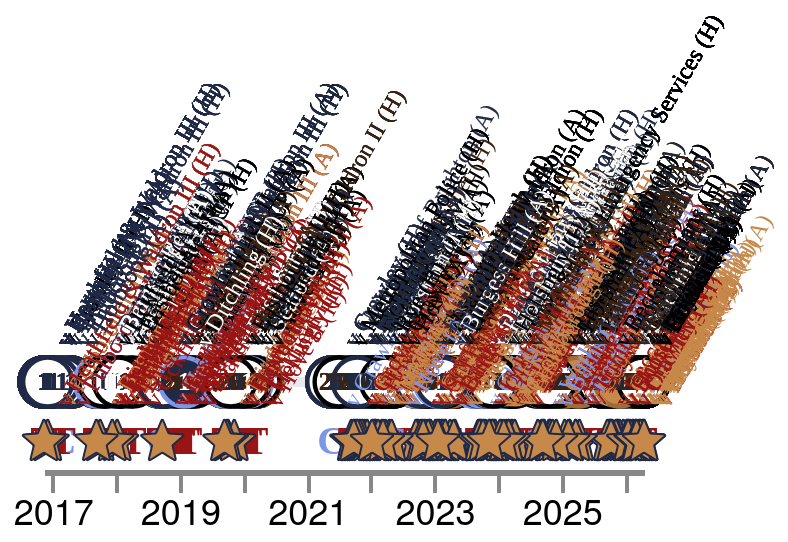

Specify this chart in Vega-Lite:
### Vega-Lite specification from a JSON file in a GitHub repository (floating-point values rounded to 4 significant figures; data arrays with more than 128 entries replaced by an {"elided": "..."} marker saying what was removed)
{"config": {"axis": {"labelFont": "PT Sans Narrow, Helvetica Neue, Helvetica, Arial, sans-serif", "titleFont": "PT Sans Narrow, Helvetica Neue, Helvetica, Arial, sans-serif", "labelFontSize": 13, "titleFontSize": 24, "gridColor": "#202947", "gridOpacity": 0.2, "zindex": 1}, "text": {"font": "Lato, sans-serif"}, "bar": {"cornerRadiusEnd": 5}, "header": {"labelFont": "PT Sans Narrow, Helvetica Neue, Helvetica, Arial, sans-serif", "titleFont": "PT Sans Narrow, Helvetica Neue, Helvetica, Arial, sans-serif", "labelFontSize": 24, "titleFontSize": 28, "labelFontWeight": "bold", "orient": "left"}, "legend": {"labelFont": "PT Sans Narrow, Helvetica Neue, Helvetica, Arial, sans-serif", "titleFont": "PT Sans Narrow, Helvetica Neue, Helvetica, Arial, sans-serif", "labelFontSize": 14, "titleFontSize": 16, "titlePadding": 5, "fillColor": "white", "strokeColor": "black", "padding": 10, "titleFontWeight": "lighter", "titleFontStyle": "italic", "titleColor": "gray", "offset": 10}, "title": {"font": "PT Sans Narrow, Helvetica Neue, Helvetica, Arial, sans-serif", "fontSize": 48, "fontWeight": "bold", "anchor": "start", "align": "center", "titlePadding": 20, "subtitlePadding": 10, "subtitleFontSize": 13, "subtitleColor": "", "subtitleFontStyle": "italic", "offset": 15, "color": "black"}, "axisX": {"labelAngle": 0}, "facet": {"title": null, "header": null, "align": {"row": "each", "column": "each"}}, "resolve": {"scale": {"y": "independent", "facet": "independent"}}, "background": "transparent", "scale": {"offsetBandPaddingOuter": 0.2, "offsetBandPaddingInner": 0.1}, "view": {"stroke": null, "background": "transparent"}}, "layer": [{"mark": {"type": "line", "color": "#202946", "opacity": 0.1, "strokeWidth": 5}, "encoding": {"tooltip": [{"field": "player", "title": "Player", "type": "nominal"}, {"field": "event_label", "title": "Milestone", "type": "nominal"}, {"field": "event_date_label", "title": "Date", "type": "nominal"}, {"field": "detail", "title": "Match", "type": "nominal"}, {"field": "result_label", "title": "Result", "type": "nominal"}, {"field": "squad_label", "title": "Squad", "type": "nominal"}], "x": {"axis": {"domainWidth": 3, "format": "%Y", "grid": false, "labelAngle": 0, "labelFlush": false, "labelFontSize": 18, "tickCount": "year", "tickSize": 10, "tickWidth": 2, "title": null}, "field": "date", "type": "temporal"}, "y": {"axis": null, "field": "row_type", "type": "nominal"}}, "transform": [{"filter": "(datum.row_type === 'appearance')"}]}, {"mark": {"type": "point", "filled": true, "opacity": 1, "shape": "circle", "size": 600, "strokeWidth": 2.2}, "encoding": {"color": {"field": "symbol_fill", "legend": null, "scale": null, "type": "nominal"}, "stroke": {"field": "symbol_stroke", "legend": null, "scale": null, "type": "nominal"}, "tooltip": [{"field": "player", "title": "Player", "type": "nominal"}, {"field": "event_label", "title": "Milestone", "type": "nominal"}, {"field": "event_date_label", "title": "Date", "type": "nominal"}, {"field": "detail", "title": "Match", "type": "nominal"}, {"field": "result_label", "title": "Result", "type": "nominal"}, {"field": "squad_label", "title": "Squad", "type": "nominal"}], "x": {"axis": {"domainWidth": 3, "format": "%Y", "grid": false, "labelAngle": 0, "labelFlush": false, "labelFontSize": 18, "tickCount": "year", "tickSize": 10, "tickWidth": 2, "title": null}, "field": "date", "type": "temporal"}, "y": {"axis": null, "field": "row_type", "type": "nominal"}}, "transform": [{"filter": "(datum.row_type === 'appearance')"}]}, {"mark": {"type": "text", "align": "center", "baseline": "middle", "font": "PT Sans Narrow", "fontSize": 13, "fontWeight": "bold"}, "encoding": {"color": {"field": "symbol_text_color", "legend": null, "scale": null, "type": "nominal"}, "text": {"field": "symbol_text", "type": "nominal"}, "tooltip": [{"field": "player", "title": "Player", "type": "nominal"}, {"field": "event_label", "title": "Milestone", "type": "nominal"}, {"field": "event_date_label", "title": "Date", "type": "nominal"}, {"field": "detail", "title": "Match", "type": "nominal"}, {"field": "result_label", "title": "Result", "type": "nominal"}, {"field": "squad_label", "title": "Squad", "type": "nominal"}], "x": {"axis": {"domainWidth": 3, "format": "%Y", "grid": false, "labelAngle": 0, "labelFlush": false, "labelFontSize": 18, "tickCount": "year", "tickSize": 10, "tickWidth": 2, "title": null}, "field": "date", "type": "temporal"}, "y": {"axis": null, "field": "row_type", "type": "nominal"}}, "transform": [{"filter": "((datum.row_type === 'appearance') && (datum.symbol_text !== ''))"}]}, {"mark": {"type": "text", "align": "center", "baseline": "middle", "font": "PT Sans Narrow", "fontSize": 20, "fontWeight": "bold"}, "encoding": {"color": {"field": "symbol_text_color", "legend": null, "scale": null, "type": "nominal"}, "text": {"field": "symbol_text", "type": "nominal"}, "tooltip": [{"field": "player", "title": "Player", "type": "nominal"}, {"field": "event_label", "title": "Milestone", "type": "nominal"}, {"field": "event_date_label", "title": "Date", "type": "nominal"}, {"field": "detail", "title": "Match", "type": "nominal"}, {"field": "result_label", "title": "Result", "type": "nominal"}, {"field": "squad_label", "title": "Squad", "type": "nominal"}], "x": {"axis": {"domainWidth": 3, "format": "%Y", "grid": false, "labelAngle": 0, "labelFlush": false, "labelFontSize": 18, "tickCount": "year", "tickSize": 10, "tickWidth": 2, "title": null}, "field": "date", "type": "temporal"}, "y": {"axis": null, "field": "row_type", "type": "nominal"}}, "transform": [{"filter": "((datum.row_type === 'event') && (datum.event_key !== 'motm'))"}]}, {"mark": {"type": "point", "opacity": 1, "size": 10, "strokeWidth": 1}, "encoding": {"fill": {"field": "symbol_fill", "legend": null, "scale": null, "type": "nominal"}, "shape": {"field": "symbol_shape", "legend": null, "scale": null, "type": "nominal"}, "stroke": {"field": "symbol_stroke", "legend": null, "scale": null, "type": "nominal"}, "tooltip": [{"field": "player", "title": "Player", "type": "nominal"}, {"field": "event_label", "title": "Milestone", "type": "nominal"}, {"field": "event_date_label", "title": "Date", "type": "nominal"}, {"field": "detail", "title": "Match", "type": "nominal"}, {"field": "result_label", "title": "Result", "type": "nominal"}, {"field": "squad_label", "title": "Squad", "type": "nominal"}], "x": {"axis": {"domainWidth": 3, "format": "%Y", "grid": false, "labelAngle": 0, "labelFlush": false, "labelFontSize": 18, "tickCount": "year", "tickSize": 10, "tickWidth": 2, "title": null}, "field": "date", "type": "temporal"}, "y": {"axis": null, "field": "row_type", "type": "nominal"}}, "transform": [{"filter": "(datum.event_key === 'motm')"}]}, {"mark": {"type": "text", "align": "left", "angle": 300, "baseline": "bottom", "color": "#4a5568", "font": "PT Sans Narrow", "fontSize": 12, "xOffset": 15, "yOffset": -15}, "encoding": {"color": {"field": "symbol_text_color", "legend": null, "scale": null, "type": "nominal"}, "text": {"field": "detail", "type": "nominal"}, "tooltip": [{"field": "player", "title": "Player", "type": "nominal"}, {"field": "event_label", "title": "Milestone", "type": "nominal"}, {"field": "event_date_label", "title": "Date", "type": "nominal"}, {"field": "detail", "title": "Match", "type": "nominal"}, {"field": "result_label", "title": "Result", "type": "nominal"}, {"field": "squad_label", "title": "Squad", "type": "nominal"}], "x": {"axis": {"domainWidth": 3, "format": "%Y", "grid": false, "labelAngle": 0, "labelFlush": false, "labelFontSize": 18, "tickCount": "year", "tickSize": 10, "tickWidth": 2, "title": null}, "field": "date", "type": "temporal"}, "y": {"axis": null, "field": "row_type", "type": "nominal"}}}], "data": {"name": "data-b1b2b5723e17f9054b87809c6c6ab6a3"}, "height": 60, "resolve": {"scale": {"shape": "independent", "x": "shared", "y": "shared"}}, "width": "container", "$schema": "https://vega.github.io/schema/vega-lite/v5.20.1.json", "datasets": {"data-b1b2b5723e17f9054b87809c6c6ab6a3": {"elided": "1214 records"}}}
